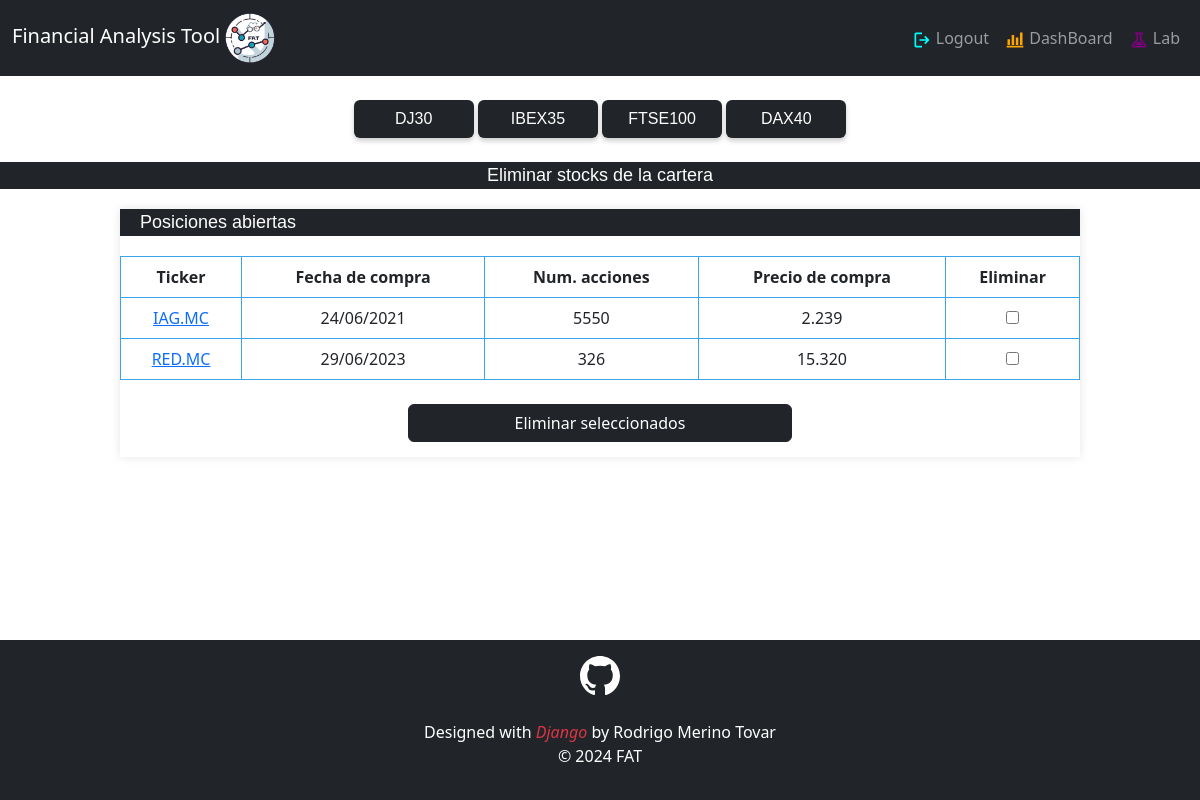
Before: /dashboard/eliminar_compras/ (signed in) with the older database file.
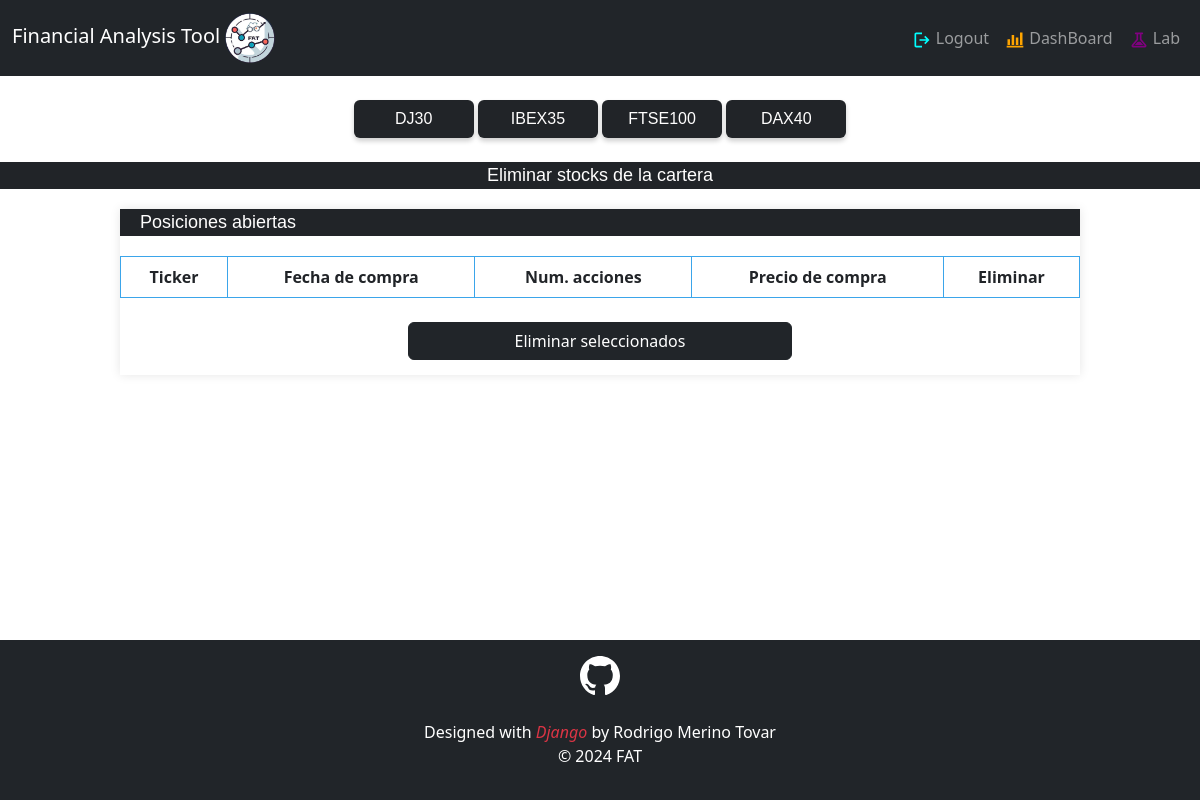
After: the same page with the newer database file.
### DashBoard/models.py (models this page shows, shortened)
class StockComprado(models.Model):
    usuario = models.ForeignKey(User, on_delete=models.CASCADE)
    ticker_bd = models.CharField(max_length=7)
    bd = models.CharField(max_length=10)
    ticker = models.CharField(max_length=7)
    nombre_stock = models.CharField(max_length=255)
    fecha_compra = models.DateTimeField()
    num_acciones = models.PositiveIntegerField()
    precio_compra = models.DecimalField(max_digits=10, decimal_places=4)
    moneda = models.CharField(max_length=4)
    sector = models.CharField(max_length=255)
    objects = models.Manager()
    class Meta:
        constraints = [
            models.CheckConstraint(
                name='valores_bd',
                check=Q(bd__in=['dj30', 'ibex35', 'ftse100']),
            ),
            models.CheckConstraint(
                name='fecha_compra_no_futura',
                check=models.Q(fecha_compra__lte=timezone.now() + timedelta(days=1)),
            ),
        ]

### DashBoard/views.py (the view)
# urls.py: path('dashboard/eliminar_compras/', eliminar_compras, name="eliminar_compras"),
@login_required
def eliminar_compras(request):
    if request.method == "GET":
        compras_usuario = StockComprado.objects.filter(usuario=request.user)
        context = {
            "compras_usuario": compras_usuario,
        }
        return render(request, "eliminar_compras.html", context)
    seleccionados = request.POST.getlist('eliminar_stocks')
    StockComprado.objects.filter(id__in=seleccionados).delete()
    return redirect("dashboard")

### DashBoard/templates/eliminar_compras.html (shortened to what this page needs)
{% extends 'base.html' %}
{% load static %}
{% block content %}
<link rel="stylesheet" type="text/css" href="{% static 'css/estilos_modificar_cartera.css' %}">
<div>
    <br><p class="cabecera">Eliminar stocks de la cartera</p>
</div>
<div class="caja" style="width: 80%;">
    <p class="barra">Posiciones abiertas</p>
    <form method="post" action="{% url 'eliminar_compras' %}" style="text-align: center;">
        <table>
            <thead>
                <tr>
                    <th>Ticker</th>
                    <th>Fecha de compra</th>
                    <th>Num. acciones</th>
                    <th>Precio de compra</th>
                    <th>Eliminar</th>
                </tr>
            </thead>
            <tbody>
                {% for stock_comprado in compras_usuario %}
                    <tr>
                        <td><a title="{{ stock_comprado.nombre_stock }}" href="/{{ stock_comprado.bd }}/{{ stock_comprado.ticker_bd }}/chart">{{ stock_comprado.ticker }}</a></td>
                        <td>{{ stock_comprado.fecha_compra|date:"d/m/Y" }}</td>
                        <td>{{ stock_comprado.num_acciones }}</td>
                        <td>{{ stock_comprado.precio_compra|floatformat:3 }}</td>
                        <td><input type="checkbox" name="eliminar_stocks" value="{{ stock_comprado.id }}"></td>
                    </tr>
                {% endfor %}
            </tbody>
        </table>
        <br>
        <button type="submit" class="btn btn-dark" style="width: 40%; margin-bottom: 15px;">Eliminar seleccionados</button>
    </form>
</div>
{% endblock %}

### Analysis/templates/base.html (shortened to what this page needs)
<!DOCTYPE html>
{% load static %}
<html lang="en">
<head>
    <link href="https://cdn.jsdelivr.net/npm/bootstrap@5.3.2/dist/css/bootstrap.min.css" rel="stylesheet">
    <link rel="stylesheet" type="text/css" href="https://cdn.datatables.net/1.10.24/css/jquery.dataTables.css">
    <link rel="stylesheet" type="text/css" href="{% static 'css/estilos_base.css' %}">
</head>
<body>
    <nav class="navbar navbar-expand-lg bg-dark navbar-dark">
        <div class="container-fluid">
            <a class="navbar-brand" href="/">
                Financial Analysis Tool
                <img src="{% static 'icons/logo.png' %}" alt="" width="50" height="50" class="d-inline-block align-text-center">
            </a>
            <div class="collapse navbar-collapse" id="navbarNav">
            <ul class="navbar-nav ms-auto">
                {% if user.is_authenticated %}
                <li class="nav-item">
                    <a class="nav-link" href="/logout">
                        <img src="{% static 'icons/logout.svg' %}" alt="LogoutIcon" width="20" height="20"> Logout
                    </a>
                </li>
                <li class="nav-item">
                    <a class="nav-link" href="/dashboard/">
                        <img src="{% static 'icons/dashboard.svg' %}" alt="DashBoardIcon" width="20" height="20"> DashBoard
                    </a>
                </li>
                <li class="nav-item">
                    <a class="nav-link" href="/lab/">
                        <img src="{% static 'icons/lab.svg' %}" alt="ExperimentIcon" width="20" height="20"> Lab
                    </a>
                </li>
                {% endif %}
            </ul>
            </div>
        </div>
    </nav>
    <main>
        <br>
        <div style="text-align: center;">
            <a href="/mapa/dj30"><button class="btn" style="background-color: #212428; color: #FFFEFE; font-size: 16px; font-family: 'Arial', sans-serif; box-shadow: 0px 3px 5px rgba(0, 0, 0, 0.2); width: 120px;">DJ30</button></a>
            <a href="/mapa/ibex35"><button class="btn" style="background-color: #212428; color: #FFFEFE; font-size: 16px; font-family: 'Arial', sans-serif; box-shadow: 0px 3px 5px rgba(0, 0, 0, 0.2); width: 120px;">IBEX35</button></a>
            <a href="/mapa/ftse100"><button class="btn" style="background-color: #212428; color: #FFFEFE; font-size: 16px; font-family: 'Arial', sans-serif; box-shadow: 0px 3px 5px rgba(0, 0, 0, 0.2); width: 120px;">FTSE100</button></a>
            <a href="/mapa/dax40"><button class="btn" style="background-color: #212428; color: #FFFEFE; font-size: 16px; font-family: 'Arial', sans-serif; box-shadow: 0px 3px 5px rgba(0, 0, 0, 0.2); width: 120px;">DAX40</button></a>
        </div>
        {% block content %}
        {% endblock %}
    </main>
    {% block footer %}
    <footer class="footer mt-auto py-3 bg-dark text-white">
    <div class="container text-center">
        <a href="https://github.com/rmt0009alu/FAT">
            <img src="{% static 'icons/github.svg' %}" alt="GitHub Logo" width="40" height="40">
        </a>
        <br><br>
        <p class="mb-0">Designed with <i class="bi bi-heart-fill text-danger">Django</i> by Rodrigo Merino Tovar</p>
        <p>&copy; 2024 FAT</p>
    </div>
    </footer>
    {% endblock %}
</body>
</html>

### static/css/estilos_base.css (style rules this page uses)
body { display: flex; flex-direction: column; min-height: 100vh; margin: 0; }
main { flex: 1; }

### static/css/estilos_modificar_cartera.css (style rules this page uses)
.container { width: 60%; margin: auto; }
.cabecera { background-color: #212428; color: #FFFEFE; font-size: 18px; font-family: 'Arial', sans-serif; text-align: center; }
.caja { margin: 20px auto; overflow: hidden; box-shadow: 0 0 10px rgba(0, 0, 0, 0.1); }
.barra { width: 100%; background-color: #212428; color: #FFFEFE; font-size: 18px; font-family: 'Arial', sans-serif; padding-left: 20px; }
table { width: 100%; border-collapse: collapse; margin-top: 20px; }
th, td { border: 1px solid #3BA5EA; padding: 8px; text-align: center; background-color: white; color: #212428; }

Changed rows visible on the page:
removed StockComprado: ticker "IAG.MC", fecha_compra "24/06/2021", num_acciones "5550", precio_compra "2.239"
removed StockComprado: ticker "RED.MC", fecha_compra "29/06/2023", num_acciones "326", precio_compra "15.320"
